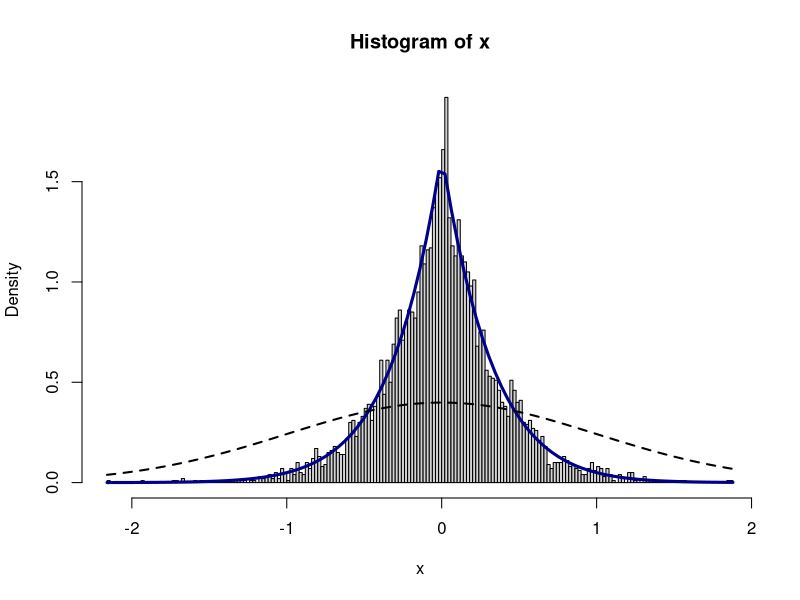

Recreate this plot in R. (Note: this script raises an error after producing the figure.)
# packages
 require(minqa) # for bobyqa
 require(fitdistrplus) # for numerical mle and mom estimates
 require(truncnorm) # as above
 
# pdf of dual voigt
ddualvoigt<-function(x,gamma,sigma){
	erfc = 2*(1-pnorm(gamma/sigma))
	dens <- sigma/(sqrt(2*pi))*exp(-(gamma^2/(2*sigma^2)))*(1/erfc)*
	exp(-(gamma*abs(x)+x^2*sigma^2/2 ))
	return(dens)
}

# sampling function for  dual Voigt (using algorithm on appendix B)
rdualvoigt <- function(n,gamma,sigma){
	rdualsample=vector()
ngood=length(rdualsample)
while(ngood<n){
	c=rnorm(1,mean=-gamma/sigma^2,sd=1/sigma)
	if (c > 0) rdualsample = c(c,rdualsample)
	if(c < -2*gamma/sigma^2) rdualsample = c(c + 2*gamma/sigma^2 ,rdualsample)
	ngood=length(rdualsample)
}	
return(rdualsample)
}
# generate data: n-sample from dual voigt
n= 5000
gamma=3
sigma=1
x=rdualvoigt( n , gamma, sigma)
# histogram of dual voigt sample
h <- hist(x,probability =TRUE,breaks=200)
h
# compare with true density
curve(ddualvoigt(x, gamma, sigma), 
      col="darkblue", lwd=3, add=TRUE, yaxt="n")
 # add normal
curve( dnorm(x,mean=0, sd=sigma),add=TRUE,lty=2, col="black" , type="l", lwd=2)

#add legend
#legend("topright", legend = c(paste("DualVoigtsample(0,", sigma,",", gamma,")"),
#paste("N(0,",sigma^2,")"),paste("Voigt(0,", sigma,",", gamma,")") ),
# lty=c(1,2,3),lwd=2,cex=1,bty="n") 

# calculate sample second moment
sum(x^2)/length(x)
# calculate sample variance
var(x)
# true variance
gamma^2/sigma^4 + 1/sigma^2 - 1/sigma*(gamma/(sigma^2*sqrt(2*pi))* exp(-gamma^2/(2*sigma^2)))/(1-pnorm(gamma/sigma))

# calculate sample fourth moment
sum(x^4)/length(x)
# true fourth moment
gamma^4/sigma^8 + 6*gamma^2/sigma^6 + 3/sigma^4 - (5*gamma/sigma^5+gamma^3/sigma^7)* 1/sqrt(2*pi)* exp(-gamma^2/(2*sigma^2))/(1-pnorm(gamma/sigma))

# parameter estimation (for previous dataset in line 30)
# 1) non linear least square fit from empirical histogram
# find bin density at each x
bin_index <- findInterval(x, h$breaks, rightmost.closed = TRUE)
dens_at_x <- h$density[bin_index]
# find bin smoothed density at each x
spline_fit <- smooth.spline(h$mids, h$density)
dens_fun_smooth <- function(xx) predict(spline_fit, xx)$y
dens_at_x_smooth <- dens_fun_smooth(x)
# non linear fit of hist density
fit_nls <- nls( dens_at_x ~ ddualvoigt(x, gamma, sigma), data = data.frame(x,dens_at_x),lower=c(0,0), start=list(gamma=2,sigma=2),algorithm="port")
# non linear fit of smoothed hist density
fit_nls <- nls( dens_at_x_smooth ~ ddualvoigt(x, gamma, sigma), data = data.frame(x,dens_at_x_smooth), start=list(gamma=2,sigma=2),algorithm="port",lower=c(0,0))
coef(fit_nls)
# setting for R2
y_pred <- predict(fit_nls)
y_obs <- dens_at_x
#  R^2
ss_res <- sum((y_obs - y_pred)^2)
ss_tot <- sum((y_obs - mean(y_obs))^2)
R2 <- 1 - ss_res/ss_tot
R2


# transform sample
# tx is a sample from T~truncnorm(0, + infty, -gamma/sigma^2, 1/sigma^2)
# the last two parameters are mean and variance of the underlying normal
tx = x[x > 0] # right half sample
tx = c( x[x > 0] , - x[x < 0] )


# 2) mle estimates of T parameters
fit = fitdist(tx, "truncnorm", method="mle", fix.arg=list(a=0,b=Inf),
    start = list(mean = mean(tx), sd = sd(tx)))
 # mle estimates of dualvoigt parameters (via eq. 20)
egamma = - fit$estimate["mean"]*(fit$estimate["sd"])^(-2)
names(egamma)<-c("gammahat")
esigma = fit$estimate["sd"]^(-1)
 names(esigma)<-c("sigmahat")
egamma; esigma

# 3) mom estimate
# moments formulae for truncnorm (order=1,2,3 and 4)
memp <- function(x, order) mean(x^order)
mtruncnorm <- function(order,a,b,mean,sd){
	alpha= (a-mean)/sd; beta=(b-mean)/sd
	if (order==1) m<- mean + sd*(dnorm( alpha ) - dnorm(beta))/ (pnorm(beta)-pnorm(alpha))
	if (beta==Inf) fac <-0 else fac <- (mean+b)*dnorm(beta)
	if (order==2) m<- mean^2 + sd^2 - sd*( fac-(mean+a)*dnorm(alpha) )/(pnorm(beta)-pnorm(alpha))
		if (order==3) m<- mean^3 + 3*mean*sd^2 - sd*( fac-(mean^2+2*sd^2+a*mean + a^2)*dnorm(alpha) )/(pnorm(beta)-pnorm(alpha))
				if (order==4) m<- mean^4 + 6*mean^2*sd^2 + 3*sd^4 - sd*( fac-(a^3+a^2*mean +a*mean^2+sd^2*(3*a+5*mean) + mean^3)*dnorm(alpha) )/(pnorm(beta)-pnorm(alpha))
	return(m)}
	# mom estimates of T parameters
	# obtained equating T1 and T2 to theoretical moments 1 and 2 (order = c(1,2))
fit = fitdist(tx, "truncnorm", method="mme", order=c(1,2),memp=memp,fix.arg=list(a=0,b=Inf),
    start = list(mean = mean(tx), sd = sd(tx)))
fit$convergence # 0= achieved convergence
# mom estimates of dual voigt via eq 20
egamma = - fit$estimate["mean"]*(fit$estimate["sd"])^(-2)
esigma = fit$estimate["sd"]^(-1) 
names(egamma)<-c("gammahat");names(esigma)<-c("sigmahat")
egamma; esigma

# 4) mle estimate using bobyqa
# negative Log-likelihood
negloglik <- function(par) {
  gamma <- par[1]
  sigma <- par[2]
  
  # Penalize out of support par values
  if (gamma <= 0 || sigma <= 0) return(1e10)
  
  dens_vals <- ddualvoigt(x, gamma, sigma)
  
  # penalize 0 or NA par values
  if (any(dens_vals <= 0 | is.na(dens_vals))) return(1e10)
  
  return(-sum(log(dens_vals)))
}
# maximize log-lik with BOBYQA
fit <- bobyqa(
  par   = c(gamma = 1, sigma = 1),  # starting values
  fn    = negloglik,
  lower = c(1e-6, 1e-6),            # par lower bound  > 0
  upper = c(10, 10)                  # par upper bound
)
fit
egamma <- fit$par[1]
esigma <- fit$par[2]
egamma;esigma

# code for simulation study in Section 5
# set parameters
gamma = 1; sigma = 1
n = 500
# set simulation parameters, boxes..
nsim = 100
gamma.mom = gamma.mle= gamma.nls <- rep(0,nsim)
sigma.mom = sigma.mle = sigma.nls <- rep(0,nsim)
r2.mom = r2.mle = r2.nls <- rep(0,nsim)
#convergence.mom <- convergence.mle <- convergence.nls <-rep(NA,nsim)
# function to be minimized by non linear least square fit
ssq_fun <- function(par) {
  gamma <- par[1]
  sigma <- par[2] 
  # penalizza valori non validi
  if (gamma <= 0 || sigma <= 0) return(1e10)
  y_pred <- ddualvoigt(x, gamma, sigma)
  # penalizza se densità negative o NA
  if (any(is.na(y_pred)) || any(y_pred <= 0)) return(1e10)
  # somma dei quadrati degli errori tra densità teorica e densità smussata
  sum((dens_at_x_smooth - y_pred)^2)
}
# MC loop
for (j in 1:nsim){
	# sample
	x=rdualvoigt( n , gamma, sigma)
    tx = x[x > 0] 
    tx = c( x[x > 0] , - x[x < 0] )
    # mom estimates
	fit.mom = fitdist(tx, "truncnorm", method="mme", order=c(1,2),memp=memp,
	fix.arg=list(a=0,b=Inf), # known truncation values
    start = list(mean = mean(tx), sd = sd(tx)))
    gamma.mom[j] = - fit.mom$estimate["mean"]*(fit.mom$estimate["sd"])^(-2) # transform via eq 20
    sigma.mom[j] = fit.mom$estimate["sd"]^(-1)  # same as above
    # mle estimates
    fit.mle = fitdist(tx, "truncnorm", method="mle", fix.arg=list(a=0,b=Inf),
    start = list(mean = mean(tx), sd = sd(tx)))
    gamma.mle[j] = - fit.mle$estimate["mean"]*(fit.mle$estimate["sd"])^(-2)
    sigma.mle[j] = fit.mle$estimate["sd"]^(-1)	
    # nls estimates
    h <- hist(x,probability =TRUE,breaks=200)
    # find bin density at each x
    bin_index <- findInterval(x, h$breaks, rightmost.closed = TRUE)
    # dens_at_x <- h$density[bin_index]
    # find bin smoothed density at each x
    spline_fit <- smooth.spline(h$mids, h$density)
    dens_fun_smooth <- function(xx) predict(spline_fit, xx)$y
    dens_at_x_smooth <- dens_fun_smooth(x)
    fit_nls <- bobyqa(
      par   = c(1.5, 1.5),         # starting values
      fn    = ssq_fun,
     lower = c(1e-6, 1e-6),       # lower lim
      upper = c(10, 10)            # upper lim
     )
# non linear fit of smoothed hist density and R^2
# fit_nls <- nls( dens_at_x_smooth ~ ddualvoigt(x, gamma, sigma), data = data.frame(x,dens_at_x), start=list(gamma=2,sigma=2))
   gamma.nls[j] <- fit_nls$par[1]
   sigma.nls[j] <- fit_nls$par[2]
   dens_model_best <- ddualvoigt(x, fit_nls$par[1], fit_nls$par[2])
RSS <- sum((dens_at_x_smooth - dens_model_best)^2)
TSS <- sum((dens_at_x_smooth - mean(dens_at_x_smooth))^2)
r2.nls[j] = 1- RSS/TSS
}
# average point estimate and sd over nsim
mean(gamma.mom);sd(gamma.mom)
mean(sigma.mom);sd(sigma.mom)
gamma; sigma
mean(gamma.mle);sd(gamma.mle)
mean(sigma.mle);sd(sigma.mle)
gamma;sigma
mean(gamma.nls);sd(gamma.nls)
mean(sigma.nls);sd(sigma.nls); mean(r2.nls)
gamma;sigma
# Table 1 (the n^th row)
# average bias 
mean(abs(gamma.mle-gamma));mean(abs(gamma.mom-gamma));mean(abs(gamma.nls-gamma))
mean(abs(sigma.mle-sigma));mean(abs(sigma.mom-sigma)); mean(abs(sigma.nls-sigma))
# average montecarlo sd of estimates
mean(sd(sigma.mle),sd(gamma.mle))
mean(sd(sigma.mom),sd(gamma.mom))
mean(sd(sigma.nls),sd(gamma.nls))
